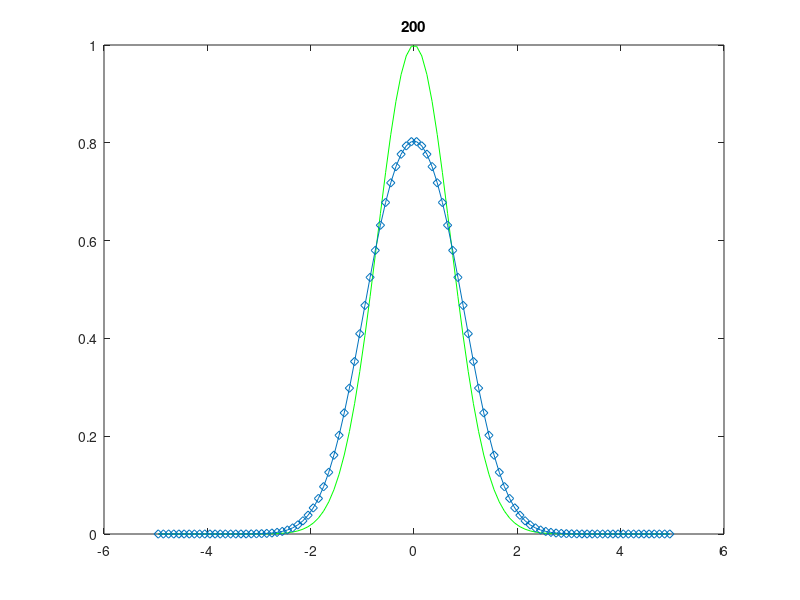

MATLAB code to generate this figure:
clear % Wave 1D loop
% Physics
Lx  = 10;
k   = 1;
rho = 1;
% Numerics
nx  = 100;
dx  = Lx/nx;
nt  = 200;
dt  = dx/sqrt(k/rho)/2.1;
% Initial arrays
x    = zeros(nx  ,1);
P    = zeros(nx  ,1);
Pini = zeros(nx  ,1);
V    = zeros(nx+1,1);
% Initial conditions
for ix = 1:nx
    x(ix) = (ix-1)*dx + (-Lx+dx)/2;
end
for ix = 1:nx
    P(ix) = exp(-x(ix)^2); Pini(ix)=P(ix);
end
% Action
for it = 1:nt
    for ix = 2:nx
        V(ix) = V(ix) - dt*(P(ix)-P(ix-1))/dx/rho;
    end
    for ix = 1:nx
        P(ix) = P(ix) - dt*(V(ix+1)-V(ix))/dx*k;
    end
    % Plot
    figure(1),clf,plot(x,Pini,'-g',x,P,'-d'),title(it)
    drawnow
end
